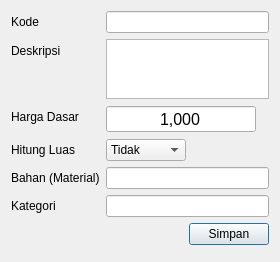
<?xml version="1.0" encoding="UTF-8"?>
<ui version="4.0">
 <class>CreateProductDialog</class>
 <widget class="QDialog" name="CreateProductDialog">
  <property name="geometry">
   <rect>
    <x>0</x>
    <y>0</y>
    <width>280</width>
    <height>262</height>
   </rect>
  </property>
  <property name="windowTitle">
   <string>Tambah Data Produk</string>
  </property>
  <layout class="QFormLayout" name="formLayout">
   <item row="0" column="0">
    <widget class="QLabel" name="label">
     <property name="text">
      <string>Kode</string>
     </property>
    </widget>
   </item>
   <item row="0" column="1">
    <widget class="QLineEdit" name="codeField"/>
   </item>
   <item row="1" column="0">
    <widget class="QLabel" name="label_2">
     <property name="text">
      <string>Deskripsi</string>
     </property>
    </widget>
   </item>
   <item row="1" column="1">
    <widget class="QPlainTextEdit" name="descriptionField">
     <property name="maximumSize">
      <size>
       <width>16777215</width>
       <height>60</height>
      </size>
     </property>
     <property name="tabChangesFocus">
      <bool>true</bool>
     </property>
    </widget>
   </item>
   <item row="5" column="1">
    <widget class="QLineEdit" name="materialField"/>
   </item>
   <item row="6" column="1">
    <widget class="QLineEdit" name="categoryField"/>
   </item>
   <item row="4" column="1">
    <widget class="QComboBox" name="areaBox">
     <property name="maximumSize">
      <size>
       <width>80</width>
       <height>16777215</height>
      </size>
     </property>
     <property name="styleSheet">
      <string notr="true">QComnoBox {text-align: center;}</string>
     </property>
     <item>
      <property name="text">
       <string>Tidak</string>
      </property>
     </item>
     <item>
      <property name="text">
       <string>Ya</string>
      </property>
     </item>
    </widget>
   </item>
   <item row="3" column="0">
    <widget class="QLabel" name="label_3">
     <property name="text">
      <string>Harga Dasar</string>
     </property>
    </widget>
   </item>
   <item row="3" column="1">
    <widget class="QSpinBox" name="spinPrice">
     <property name="maximumSize">
      <size>
       <width>150</width>
       <height>16777215</height>
      </size>
     </property>
     <property name="font">
      <font>
       <pointsize>12</pointsize>
      </font>
     </property>
     <property name="alignment">
      <set>Qt::AlignCenter</set>
     </property>
     <property name="buttonSymbols">
      <enum>QAbstractSpinBox::NoButtons</enum>
     </property>
     <property name="showGroupSeparator" stdset="0">
      <bool>true</bool>
     </property>
     <property name="suffix">
      <string/>
     </property>
     <property name="maximum">
      <number>99999999</number>
     </property>
     <property name="singleStep">
      <number>1000</number>
     </property>
     <property name="value">
      <number>1000</number>
     </property>
    </widget>
   </item>
   <item row="4" column="0">
    <widget class="QLabel" name="label_6">
     <property name="text">
      <string>Hitung Luas</string>
     </property>
    </widget>
   </item>
   <item row="5" column="0">
    <widget class="QLabel" name="label_4">
     <property name="text">
      <string>Bahan (Material)</string>
     </property>
    </widget>
   </item>
   <item row="6" column="0">
    <widget class="QLabel" name="label_5">
     <property name="text">
      <string>Kategori</string>
     </property>
    </widget>
   </item>
   <item row="9" column="1">
    <layout class="QHBoxLayout" name="horizontalLayout">
     <item alignment="Qt::AlignRight">
      <widget class="QPushButton" name="pushButton">
       <property name="text">
        <string>Simpan</string>
       </property>
      </widget>
     </item>
    </layout>
   </item>
  </layout>
 </widget>
 <resources/>
 <connections/>
</ui>
